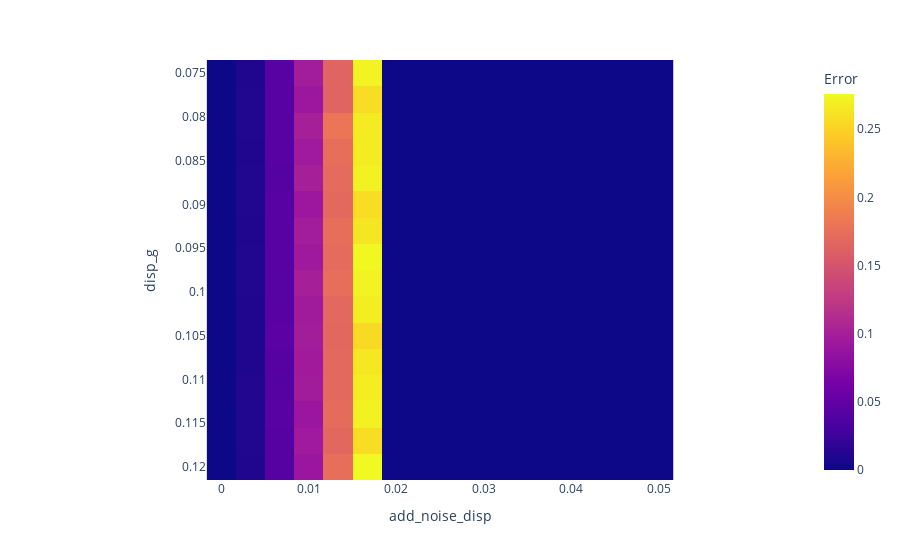

Notebook source saved alongside this figure:
### Code cell
trash_hold = 0.3
m_errors_1 = np.multiply(m_errors, (m_errors<trash_hold))
#m_errors_1 = np.log(m_errors_1/np.max(m_errors_1))


fig = px.imshow((m_errors_1),
                labels=dict(y="disp_g", x="add_noise_disp", color="Error"),
                y=l_disp_g,
                x=l_add_noise_disp)

fig.show()

### Figure 1 — Plotly figure (JSON) as saved in the notebook; plotly's stock layout.template omitted (floating-point values rounded to 4 significant figures; data arrays with more than 128 entries replaced by an {"elided": "..."} marker saying what was removed)
{"data": [{"coloraxis": "coloraxis", "hovertemplate": "add_noise_disp: %{x}<br>disp_g: %{y}<br>Error: %{z}<extra></extra>", "name": "0", "type": "heatmap", "x": [0, 0.003333, 0.006667, 0.01, 0.01333, 0.01667, 0.02, 0.02333, 0.02667, 0.03, 0.03333, 0.03667, 0.04, 0.04333, 0.04667, 0.05], "xaxis": "x", "y": [0.075, 0.078, 0.081, 0.084, 0.087, 0.09, 0.093, 0.096, 0.099, 0.102, 0.105, 0.108, 0.111, 0.114, 0.117, 0.12], "yaxis": "y", "z": {"elided": "16x16 float values"}}], "layout": {"coloraxis": {"colorbar": {"title": {"text": "Error"}}, "colorscale": [[0, "#0d0887"], [0.1111, "#46039f"], [0.2222, "#7201a8"], [0.3333, "#9c179e"], [0.4444, "#bd3786"], [0.5556, "#d8576b"], [0.6667, "#ed7953"], [0.7778, "#fb9f3a"], [0.8889, "#fdca26"], [1, "#f0f921"]]}, "margin": {"t": 60}, "xaxis": {"anchor": "y", "constrain": "domain", "domain": [0, 1], "scaleanchor": "y", "title": {"text": "add_noise_disp"}}, "yaxis": {"anchor": "x", "autorange": "reversed", "constrain": "domain", "domain": [0, 1], "title": {"text": "disp_g"}}}}
